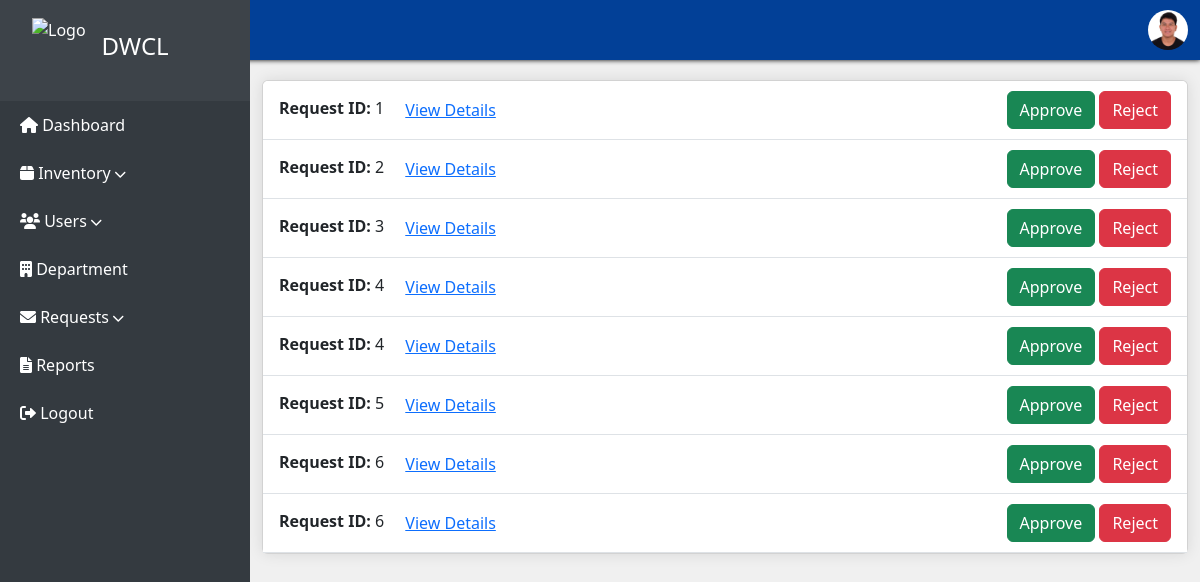
Page /incoming-inventory-request.php (signed in) on the committed database.
### tables this page shows
CREATE TABLE `user` (
  `userID` int(11) NOT NULL,
  `firstName` varchar(100) NOT NULL,
  `middleName` varchar(100) NOT NULL,
  `lastName` varchar(100) NOT NULL,
  `address` varchar(100) NOT NULL,
  `birthdate` date NOT NULL,
  `phoneNo` varchar(100) NOT NULL,
  `position` varchar(100) NOT NULL,
  `userImage` varchar(100) NOT NULL,
  `createdAt` datetime(6) NOT NULL,
  `department` int(100) NOT NULL,
  `acc_id` int(100) NOT NULL
);

CREATE TABLE `item_review` (
  `itemReviewNo` int(11) NOT NULL,
  `itemReviewCode` int(100) NOT NULL,
  `itemReviewName` varchar(100) NOT NULL,
  `description` text NOT NULL,
  `quantity` varchar(100) NOT NULL,
  `dateAcquired` date NOT NULL,
  `unitValue` varchar(100) NOT NULL,
  `totalValue` varchar(100) NOT NULL,
  `image` varchar(500) NOT NULL,
  `category` varchar(100) NOT NULL,
  `loggedAt` datetime(6) NOT NULL,
  `loggedBy` int(100) NOT NULL,
  `inventoryReqID` int(100) NOT NULL
);

CREATE TABLE `inventory_request` (
  `inventoryReqID` int(11) NOT NULL,
  `reqDate` date NOT NULL,
  `reqTime` time(6) NOT NULL,
  `requestStatus` varchar(100) NOT NULL,
  `requestedBy` int(11) NOT NULL
);

### incoming-inventory-request.php (the view, shortened to what this page needs)
<!DOCTYPE html>
<html lang="en">
<head>
</head>
<body>
<?php require "header-admin.php" ?>
 <div class="main-content">
        <nav aria-label="breadcrumb">
            <ol class="breadcrumb p-3">
                <li class="breadcrumb-item"><a href="#">Home</a></li>
                <li class="breadcrumb-item"><a href="#">Inventory</a></li>
                <li class="breadcrumb-item active" aria-current="page">Item Inventory</li>
            </ol>
        </nav>
        <div class="container mt-4">
    <div class="row d-flex flex-column">
        <div class="col-md-12 mb-4">
            <div class="card">
            <?php
                include 'backend/connection.php';
                $query = "
                    SELECT
                        ir.inventoryReqID,
                        ir.reqDate,
                        ir.reqTime,
                        ir.requestStatus,
                        ir.requestedBy,
                        u.firstName,
                        u.middleName,
                        u.lastName,
                        irv.ItemReviewNo
                    FROM
                        inventory_request ir
                    JOIN
                        user u ON ir.requestedBy = u.userID
                    LEFT JOIN
                        item_review irv ON ir.inventoryReqID = irv.inventoryReqID
                    WHERE
                        ir.requestStatus = 'Pending'
                ";
                $stmt = $conn->prepare($query);
                $stmt->execute();
                $result = $stmt->get_result();
            ?>
            <ul class="list-group list-group-flush">
                <?php
                if ($result->num_rows > 0) {
                    $index = 1;
                    while ($row = $result->fetch_assoc()) {
                        $inventoryReqID = htmlspecialchars($row['inventoryReqID']);
                        $collapseID = "requestDetails" . $index;
                        ?>
                        <li class="list-group-item d-flex justify-content-between align-items-center">
                            <div class="d-flex flex-column flex-md-row">
                                <div>
                                    <strong>Request ID:</strong> <?php echo $inventoryReqID; ?>
                                    <button class="btn btn-link p-2 ms-2" data-bs-toggle="collapse" data-bs-target="#<?php echo $collapseID; ?>" aria-expanded="false" aria-controls="<?php echo $collapseID; ?>">
                                        View Details
                                    </button>
                                </div>
                            </div>
                            <div class="btn-group">
                                <form method="post" action="backend/process-request.php" class="d-inline">
                                    <button type="submit" name="approve" class="btn btn-success">Approve</button>
                                    <button type="submit" name="reject" class="btn btn-danger">Reject</button>
                                </form>
                            </div>
                        </li>
                        <?php
                        $index++;
                    }
                } else {
                    echo '<li class="list-group-item text-center">No pending requests</li>';
                }
                ?>
            </ul>
            </div>
        </div>
    </div>
</div>
</div>
</body>
</html>

### header-admin.php (shortened to what this page needs)
<?php
if (isset($_SESSION['userID'])) {
    $userID = $_SESSION['userID'];
    include "backend/connection.php";
    $sql = "SELECT u.firstName, u.middleName, u.lastName, u.userImage, a.userType
            FROM user u
            JOIN account a ON u.acc_id = a.acc_id
            WHERE u.userID = ?";
    $stmt = $conn->prepare($sql);
    $stmt->bind_param("i", $userID);
    $stmt->execute();
    $stmt->store_result();
    if ($stmt->num_rows > 0) {
        $stmt->bind_result($firstName, $middleName, $lastName, $profile_image, $userType);
    } else {
        $firstName = $middleName = $lastName = $userType = $profile_image = 'Unknown';
    }
} else {
    $firstName = $middleName = $lastName = $userType = $profile_image = 'Guest';
}
?>
<!DOCTYPE html>
<html lang="en">
<head>
  <link href="https://cdn.jsdelivr.net/npm/bootstrap@5.3.3/dist/css/bootstrap.min.css" rel="stylesheet">
 <link href="https://cdn.jsdelivr.net/npm/bootstrap@5.3.0/dist/css/bootstrap.min.css" rel="stylesheet">
  <link href="https://cdnjs.cloudflare.com/ajax/libs/font-awesome/6.0.0-beta3/css/all.min.css" rel="stylesheet">
  <link rel="stylesheet" href="https://cdn.jsdelivr.net/npm/bootstrap-icons@1.5.0/font/bootstrap-icons.css">
</head>
<body>
<nav class="navbar text-bg-primary mb-1">
  <div class="container-fluid d-flex justify-content-end">
    <div class="dropdown profile-pic">
      <a href="#" class="d-flex align-items-center text-decoration-none" id="dropdownProfile" data-bs-toggle="dropdown" aria-expanded="false">
        <img src="uploads/<?php echo htmlspecialchars($profile_image); ?>" alt="Profile" class="profile-img rounded-circle" style="height: 40px;">
      </a>
    </div>
  </div>
</nav>
</body>
</html>

### incoming-inventory-request.php (style rules this page uses)
.main-content { margin-left: 250px; transition: margin-left 0.3s; background-color: rgb(240,240,240); height: 100vh; }
.card { background-color: #fff; box-shadow: 0 0 15px rgba(0, 0, 0, 0.1); }
.list-group-item { margin-bottom: 0 !important; }

### header-admin.php (style rules this page uses)
.profile-img { height: 40px; width: auto; object-fit: cover; }
.navbar { height: 60px; z-index: 100; background-color: rgb(2, 64, 151) !important; box-shadow: 0 0 5px 0 black; position:fixed; width:100%; }
.dropdown { height: 100%; }
.d-flex.align-items-center { height: 100%; }
.profile-pic { z-index:101; }

### rows in the picture
user: userImage (picture)
item_review: inventoryReqID.inventoryReqID "1"
item_review: inventoryReqID.inventoryReqID "2"
item_review: inventoryReqID.inventoryReqID "3"
item_review: inventoryReqID.inventoryReqID "4"
item_review: inventoryReqID.inventoryReqID "4"
item_review: inventoryReqID.inventoryReqID "5"
item_review: inventoryReqID.inventoryReqID "6"
item_review: inventoryReqID.inventoryReqID "6"
